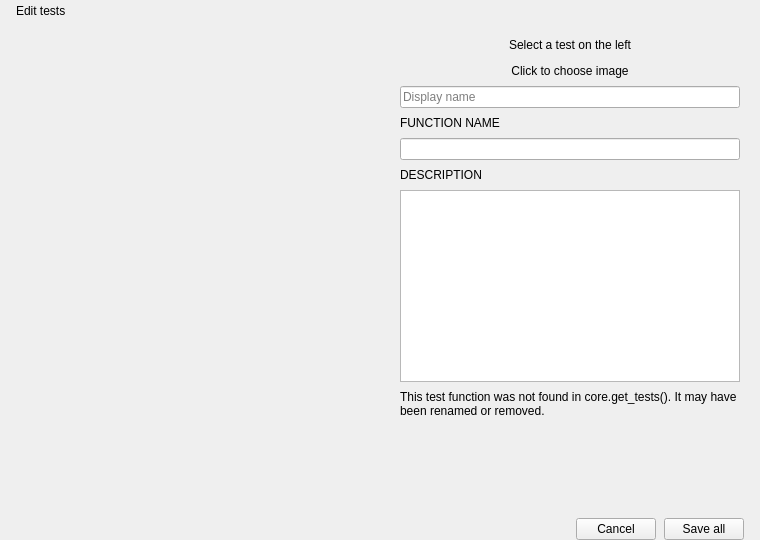
<?xml version="1.0" encoding="UTF-8"?>
<ui version="4.0">
 <class>EditTestsDialog</class>
 <widget class="QDialog" name="EditTestsDialog">
  <property name="geometry">
   <rect><x>0</x><y>0</y><width>760</width><height>540</height></rect>
  </property>
  <property name="windowTitle"><string>Edit tests</string></property>

  <layout class="QVBoxLayout" name="layout_root">
   <property name="spacing"><number>0</number></property>
   <property name="leftMargin"><number>0</number></property>
   <property name="topMargin"><number>0</number></property>
   <property name="rightMargin"><number>0</number></property>
   <property name="bottomMargin"><number>0</number></property>

   <!-- Title bar -->
   <item>
    <widget class="QWidget" name="wt_titlebar">
     <property name="minimumHeight"><number>44</number></property>
     <property name="maximumHeight"><number>44</number></property>
     <layout class="QHBoxLayout" name="titlebar_layout">
      <property name="leftMargin"><number>16</number></property>
      <property name="topMargin"><number>0</number></property>
      <property name="rightMargin"><number>8</number></property>
      <property name="bottomMargin"><number>0</number></property>
      <property name="spacing"><number>8</number></property>
      <item>
       <widget class="QLabel" name="lbl_title">
        <property name="text"><string>Edit tests</string></property>
       </widget>
      </item>
      <item>
       <spacer>
        <property name="orientation"><enum>Qt::Horizontal</enum></property>
        <property name="sizeHint" stdset="0"><size><width>10</width><height>1</height></size></property>
       </spacer>
      </item>
      <item>
       <widget class="QPushButton" name="btn_close">
        <property name="text"><string/></property>
        <property name="minimumWidth"><number>28</number></property>
        <property name="maximumWidth"><number>28</number></property>
        <property name="minimumHeight"><number>28</number></property>
        <property name="maximumHeight"><number>28</number></property>
        <property name="flat"><bool>true</bool></property>
       </widget>
      </item>
     </layout>
    </widget>
   </item>

   <!-- Body: list + editor side by side -->
   <item>
    <widget class="QWidget" name="wt_body">
     <layout class="QHBoxLayout" name="body_layout">
      <property name="spacing"><number>0</number></property>
      <property name="leftMargin"><number>0</number></property>
      <property name="topMargin"><number>0</number></property>
      <property name="rightMargin"><number>0</number></property>
      <property name="bottomMargin"><number>0</number></property>

      <!-- Left: test list -->
      <item>
       <widget class="QWidget" name="wt_list_panel">
        <property name="minimumWidth"><number>220</number></property>
        <property name="maximumWidth"><number>260</number></property>
        <layout class="QVBoxLayout" name="list_panel_layout">
         <property name="spacing"><number>0</number></property>
         <property name="leftMargin"><number>0</number></property>
         <property name="topMargin"><number>0</number></property>
         <property name="rightMargin"><number>0</number></property>
         <property name="bottomMargin"><number>0</number></property>
         <item>
          <widget class="QScrollArea" name="scroll_tests_list">
           <property name="widgetResizable"><bool>true</bool></property>
           <property name="horizontalScrollBarPolicy"><enum>Qt::ScrollBarAlwaysOff</enum></property>
           <property name="frameShape"><enum>QFrame::NoFrame</enum></property>
           <widget class="QWidget" name="scroll_tests_list_contents">
            <layout class="QVBoxLayout" name="tests_list_layout">
             <property name="spacing"><number>0</number></property>
             <property name="leftMargin"><number>0</number></property>
             <property name="topMargin"><number>0</number></property>
             <property name="rightMargin"><number>0</number></property>
             <property name="bottomMargin"><number>0</number></property>
            </layout>
           </widget>
          </widget>
         </item>
        </layout>
       </widget>
      </item>

      <!-- Right: editor -->
      <item>
       <widget class="QWidget" name="wt_editor_panel">
        <layout class="QVBoxLayout" name="editor_panel_layout">
         <property name="spacing"><number>12</number></property>
         <property name="leftMargin"><number>20</number></property>
         <property name="topMargin"><number>16</number></property>
         <property name="rightMargin"><number>20</number></property>
         <property name="bottomMargin"><number>16</number></property>

         <!-- Empty state label -->
         <item>
          <widget class="QLabel" name="lbl_empty">
           <property name="text"><string>Select a test on the left</string></property>
           <property name="alignment"><set>Qt::AlignCenter</set></property>
          </widget>
         </item>

         <!-- Editor panel (hidden until test selected) -->
         <item>
          <widget class="QWidget" name="wt_editor">
            <layout class="QVBoxLayout" name="editor_layout">
             <property name="spacing"><number>8</number></property>
             <property name="leftMargin"><number>0</number></property>
             <property name="topMargin"><number>0</number></property>
             <property name="rightMargin"><number>0</number></property>
             <property name="bottomMargin"><number>0</number></property>


             <!-- Image section -->
             <item>
              <widget class="QWidget" name="wt_image_container">
               <property name="minimumHeight"><number>160</number></property>
               <property name="maximumHeight"><number>160</number></property>
               <property name="cursor"><cursorShape>PointingHandCursor</cursorShape></property>
               <layout class="QVBoxLayout" name="img_container_layout">
                <property name="leftMargin"><number>0</number></property>
                <property name="topMargin"><number>0</number></property>
                <property name="rightMargin"><number>0</number></property>
                <property name="bottomMargin"><number>0</number></property>
                <item>
                 <widget class="QLabel" name="lbl_image">
                  <property name="text"><string>Click to choose image</string></property>
                  <property name="alignment"><set>Qt::AlignCenter</set></property>
                 </widget>
                </item>
               </layout>
              </widget>
             </item>

             <!-- Display name section -->
             <item>
              <widget class="QLineEdit" name="input_display_name">
               <property name="placeholderText"><string>Display name</string></property>
              </widget>
             </item>

             <!-- Func name section -->
             <item>
              <widget class="QLabel" name="lbl_section_func">
               <property name="text"><string>FUNCTION NAME</string></property>
              </widget>
             </item>
             <item>
              <widget class="QLineEdit" name="input_func_name">
               <property name="readOnly"><bool>true</bool></property>
              </widget>
             </item>

             <!-- Description section -->
             <item>
              <widget class="QLabel" name="lbl_section_desc">
               <property name="text"><string>DESCRIPTION</string></property>
              </widget>
             </item>
             <item>
              <widget class="QPlainTextEdit" name="input_description">
               <property name="minimumHeight"><number>90</number></property>
               <property name="maximumHeight"><number>90</number></property>
              </widget>
             </item>

             <!-- Missing warning -->
             <item>
              <widget class="QLabel" name="lbl_missing_warn">
               <property name="text"><string>This test function was not found in core.get_tests(). It may have been renamed or removed.</string></property>
               <property name="wordWrap"><bool>true</bool></property>
               <property name="visible"><bool>false</bool></property>
              </widget>
             </item>

             <!-- Spacer -->
             <item>
              <spacer>
               <property name="orientation"><enum>Qt::Vertical</enum></property>
               <property name="sizeHint" stdset="0"><size><width>1</width><height>8</height></size></property>
              </spacer>
             </item>

            </layout>
          </widget>
         </item>

        </layout>
       </widget>
      </item>

     </layout>
    </widget>
   </item>

   <!-- Footer -->
   <item>
    <widget class="QWidget" name="wt_footer">
     <property name="minimumHeight"><number>52</number></property>
     <property name="maximumHeight"><number>52</number></property>
     <layout class="QHBoxLayout" name="footer_layout">
      <property name="leftMargin"><number>16</number></property>
      <property name="topMargin"><number>0</number></property>
      <property name="rightMargin"><number>16</number></property>
      <property name="bottomMargin"><number>0</number></property>
      <property name="spacing"><number>8</number></property>
      <item>
       <spacer>
        <property name="orientation"><enum>Qt::Horizontal</enum></property>
        <property name="sizeHint" stdset="0"><size><width>10</width><height>1</height></size></property>
       </spacer>
      </item>
      <item>
       <widget class="QPushButton" name="btn_cancel">
        <property name="text"><string>Cancel</string></property>
        <property name="minimumHeight"><number>34</number></property>
        <property name="maximumHeight"><number>34</number></property>
       </widget>
      </item>
      <item>
       <widget class="QPushButton" name="btn_save">
        <property name="text"><string>Save all</string></property>
        <property name="minimumHeight"><number>34</number></property>
        <property name="maximumHeight"><number>34</number></property>
       </widget>
      </item>
     </layout>
    </widget>
   </item>

  </layout>
 </widget>
 <resources/>
 <connections/>
</ui>
